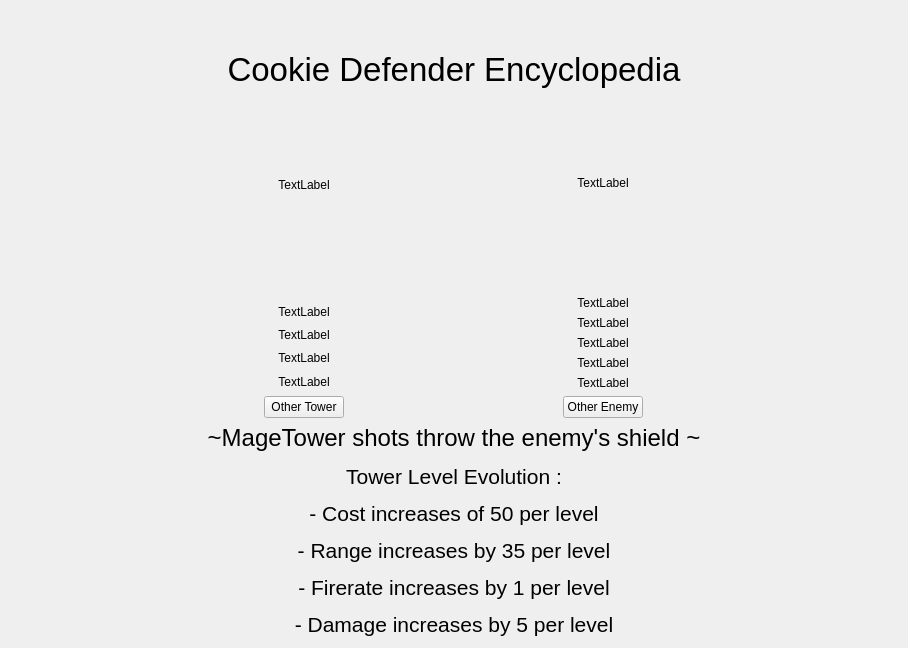
<?xml version="1.0" encoding="UTF-8"?>
<ui version="4.0">
 <class>formEncyclo</class>
 <widget class="QWidget" name="formEncyclo">
  <property name="geometry">
   <rect>
    <x>0</x>
    <y>0</y>
    <width>908</width>
    <height>648</height>
   </rect>
  </property>
  <property name="windowTitle">
   <string>Form</string>
  </property>
  <layout class="QVBoxLayout" name="verticalLayout_6">
   <item>
    <widget class="QLabel" name="labelTitleEncyclo">
     <property name="text">
      <string>&lt;html&gt;&lt;head/&gt;&lt;body&gt;&lt;p&gt;&lt;span style=&quot; font-size:25pt;&quot;&gt;Cookie Defender Encyclopedia&lt;/span&gt;&lt;/p&gt;&lt;/body&gt;&lt;/html&gt;</string>
     </property>
     <property name="alignment">
      <set>Qt::AlignCenter</set>
     </property>
    </widget>
   </item>
   <item>
    <spacer name="verticalSpacer_3">
     <property name="orientation">
      <enum>Qt::Vertical</enum>
     </property>
     <property name="sizeType">
      <enum>QSizePolicy::Preferred</enum>
     </property>
     <property name="sizeHint" stdset="0">
      <size>
       <width>20</width>
       <height>40</height>
      </size>
     </property>
    </spacer>
   </item>
   <item>
    <layout class="QHBoxLayout" name="horizontalLayout_2">
     <item>
      <spacer name="horizontalSpacer_3">
       <property name="orientation">
        <enum>Qt::Horizontal</enum>
       </property>
       <property name="sizeType">
        <enum>QSizePolicy::Minimum</enum>
       </property>
       <property name="sizeHint" stdset="0">
        <size>
         <width>40</width>
         <height>20</height>
        </size>
       </property>
      </spacer>
     </item>
     <item>
      <layout class="QVBoxLayout" name="verticalLayout_4">
       <item>
        <widget class="QLabel" name="labelTowerText">
         <property name="text">
          <string>TextLabel</string>
         </property>
         <property name="alignment">
          <set>Qt::AlignCenter</set>
         </property>
        </widget>
       </item>
       <item>
        <spacer name="verticalSpacer_4">
         <property name="orientation">
          <enum>Qt::Vertical</enum>
         </property>
         <property name="sizeType">
          <enum>QSizePolicy::Minimum</enum>
         </property>
         <property name="sizeHint" stdset="0">
          <size>
           <width>20</width>
           <height>40</height>
          </size>
         </property>
        </spacer>
       </item>
       <item>
        <layout class="QHBoxLayout" name="horizontalLayout_7">
         <item>
          <widget class="QLabel" name="labelTowerPix">
           <property name="sizePolicy">
            <sizepolicy hsizetype="Minimum" vsizetype="Minimum">
             <horstretch>0</horstretch>
             <verstretch>0</verstretch>
            </sizepolicy>
           </property>
           <property name="text">
            <string/>
           </property>
           <property name="alignment">
            <set>Qt::AlignCenter</set>
           </property>
          </widget>
         </item>
        </layout>
       </item>
       <item>
        <spacer name="verticalSpacer">
         <property name="orientation">
          <enum>Qt::Vertical</enum>
         </property>
         <property name="sizeType">
          <enum>QSizePolicy::Minimum</enum>
         </property>
         <property name="sizeHint" stdset="0">
          <size>
           <width>20</width>
           <height>40</height>
          </size>
         </property>
        </spacer>
       </item>
       <item>
        <widget class="QLabel" name="labelTowerCaracCost">
         <property name="text">
          <string>TextLabel</string>
         </property>
         <property name="alignment">
          <set>Qt::AlignCenter</set>
         </property>
        </widget>
       </item>
       <item>
        <widget class="QLabel" name="labelTowerCaracRange">
         <property name="text">
          <string>TextLabel</string>
         </property>
         <property name="alignment">
          <set>Qt::AlignCenter</set>
         </property>
        </widget>
       </item>
       <item>
        <widget class="QLabel" name="labelTowerCaracDamage">
         <property name="text">
          <string>TextLabel</string>
         </property>
         <property name="alignment">
          <set>Qt::AlignCenter</set>
         </property>
        </widget>
       </item>
       <item>
        <widget class="QLabel" name="labelTowerCaracFireRate">
         <property name="text">
          <string>TextLabel</string>
         </property>
         <property name="alignment">
          <set>Qt::AlignCenter</set>
         </property>
        </widget>
       </item>
       <item>
        <layout class="QHBoxLayout" name="horizontalLayout_6">
         <item>
          <widget class="QPushButton" name="btnTower">
           <property name="sizePolicy">
            <sizepolicy hsizetype="Fixed" vsizetype="Fixed">
             <horstretch>0</horstretch>
             <verstretch>0</verstretch>
            </sizepolicy>
           </property>
           <property name="text">
            <string>Other Tower</string>
           </property>
          </widget>
         </item>
        </layout>
       </item>
      </layout>
     </item>
     <item>
      <layout class="QVBoxLayout" name="verticalLayout_5">
       <item>
        <widget class="QLabel" name="labelMonsterText">
         <property name="text">
          <string>TextLabel</string>
         </property>
         <property name="alignment">
          <set>Qt::AlignCenter</set>
         </property>
        </widget>
       </item>
       <item>
        <spacer name="verticalSpacer_5">
         <property name="orientation">
          <enum>Qt::Vertical</enum>
         </property>
         <property name="sizeType">
          <enum>QSizePolicy::Minimum</enum>
         </property>
         <property name="sizeHint" stdset="0">
          <size>
           <width>20</width>
           <height>40</height>
          </size>
         </property>
        </spacer>
       </item>
       <item>
        <layout class="QHBoxLayout" name="horizontalLayout_8">
         <item>
          <widget class="QLabel" name="labelMonsterPix">
           <property name="sizePolicy">
            <sizepolicy hsizetype="Minimum" vsizetype="Minimum">
             <horstretch>0</horstretch>
             <verstretch>0</verstretch>
            </sizepolicy>
           </property>
           <property name="text">
            <string/>
           </property>
           <property name="alignment">
            <set>Qt::AlignCenter</set>
           </property>
          </widget>
         </item>
        </layout>
       </item>
       <item>
        <spacer name="verticalSpacer_2">
         <property name="orientation">
          <enum>Qt::Vertical</enum>
         </property>
         <property name="sizeType">
          <enum>QSizePolicy::Minimum</enum>
         </property>
         <property name="sizeHint" stdset="0">
          <size>
           <width>20</width>
           <height>40</height>
          </size>
         </property>
        </spacer>
       </item>
       <item>
        <widget class="QLabel" name="labelMonsterCaracHp">
         <property name="text">
          <string>TextLabel</string>
         </property>
         <property name="alignment">
          <set>Qt::AlignCenter</set>
         </property>
        </widget>
       </item>
       <item>
        <widget class="QLabel" name="labelMonsterCaracShield">
         <property name="text">
          <string>TextLabel</string>
         </property>
         <property name="alignment">
          <set>Qt::AlignCenter</set>
         </property>
        </widget>
       </item>
       <item>
        <widget class="QLabel" name="labelMonsterCaracDamage">
         <property name="text">
          <string>TextLabel</string>
         </property>
         <property name="alignment">
          <set>Qt::AlignCenter</set>
         </property>
        </widget>
       </item>
       <item>
        <widget class="QLabel" name="labelMonsterCaracSpeed">
         <property name="text">
          <string>TextLabel</string>
         </property>
         <property name="alignment">
          <set>Qt::AlignCenter</set>
         </property>
        </widget>
       </item>
       <item>
        <widget class="QLabel" name="labelMonsterCaracReward">
         <property name="text">
          <string>TextLabel</string>
         </property>
         <property name="alignment">
          <set>Qt::AlignCenter</set>
         </property>
        </widget>
       </item>
       <item>
        <layout class="QHBoxLayout" name="horizontalLayout_5">
         <item>
          <widget class="QPushButton" name="btnMonster">
           <property name="sizePolicy">
            <sizepolicy hsizetype="Fixed" vsizetype="Fixed">
             <horstretch>0</horstretch>
             <verstretch>0</verstretch>
            </sizepolicy>
           </property>
           <property name="text">
            <string>Other Enemy</string>
           </property>
          </widget>
         </item>
        </layout>
       </item>
      </layout>
     </item>
     <item>
      <spacer name="horizontalSpacer_4">
       <property name="orientation">
        <enum>Qt::Horizontal</enum>
       </property>
       <property name="sizeType">
        <enum>QSizePolicy::Minimum</enum>
       </property>
       <property name="sizeHint" stdset="0">
        <size>
         <width>40</width>
         <height>20</height>
        </size>
       </property>
      </spacer>
     </item>
    </layout>
   </item>
   <item>
    <layout class="QHBoxLayout" name="horizontalLayout_3">
     <item>
      <spacer name="horizontalSpacer_2">
       <property name="orientation">
        <enum>Qt::Horizontal</enum>
       </property>
       <property name="sizeType">
        <enum>QSizePolicy::Minimum</enum>
       </property>
       <property name="sizeHint" stdset="0">
        <size>
         <width>40</width>
         <height>20</height>
        </size>
       </property>
      </spacer>
     </item>
     <item>
      <widget class="QLabel" name="labelTowerLvl">
       <property name="text">
        <string>&lt;html&gt;&lt;head/&gt;&lt;body&gt;&lt;p&gt;&lt;span style=&quot; font-size:18pt;&quot;&gt;~MageTower shots throw the enemy's shield ~&lt;/span&gt;&lt;/p&gt;&lt;p&gt;&lt;span style=&quot; font-size:16pt;&quot;&gt;Tower Level Evolution :&lt;/span&gt;&lt;/p&gt;&lt;p&gt;&lt;span style=&quot; font-size:16pt;&quot;&gt;- Cost increases of 50 per level&lt;/span&gt;&lt;/p&gt;&lt;p&gt;&lt;span style=&quot; font-size:16pt;&quot;&gt;- Range increases by 35 per level&lt;/span&gt;&lt;/p&gt;&lt;p&gt;&lt;span style=&quot; font-size:16pt;&quot;&gt;- Firerate increases by 1 per level&lt;/span&gt;&lt;/p&gt;&lt;p&gt;&lt;span style=&quot; font-size:16pt;&quot;&gt;- Damage increases by 5 per level&lt;/span&gt;&lt;/p&gt;&lt;/body&gt;&lt;/html&gt;</string>
       </property>
       <property name="alignment">
        <set>Qt::AlignCenter</set>
       </property>
      </widget>
     </item>
     <item>
      <spacer name="horizontalSpacer">
       <property name="orientation">
        <enum>Qt::Horizontal</enum>
       </property>
       <property name="sizeType">
        <enum>QSizePolicy::Minimum</enum>
       </property>
       <property name="sizeHint" stdset="0">
        <size>
         <width>40</width>
         <height>20</height>
        </size>
       </property>
      </spacer>
     </item>
    </layout>
   </item>
  </layout>
 </widget>
 <resources/>
 <connections/>
</ui>
